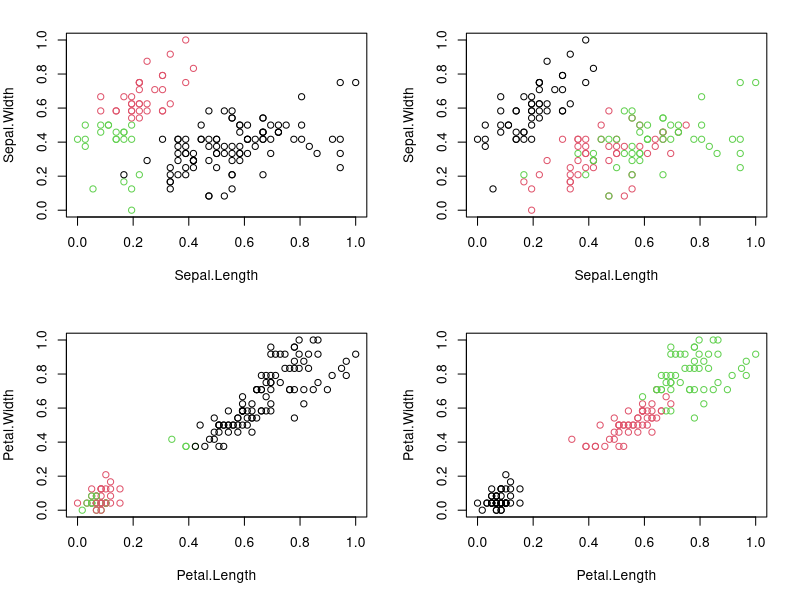

This figure's R source:
#K-Means Clustering

require("datasets")
data("iris") # load Iris Dataset
str(iris) #view structure of dataset

summary(iris) #view statistical summary of dataset

head(iris, 3) #view top  rows of dataset

#Preprocess the dataset
#Since clustering is a type of Unsupervised Learning, 
#we would not require Class Label(output) during execution of our algorithm. 
#We will, therefore, remove Class Attribute “Species” and store it in another variable. 
#We would then normalize the attributes between 0 and 1 using our own function.

iris.new<- iris[,c(1,2,3,4)]
iris.class<- iris[,"Species"]
head(iris.new, 3)

head(iris.class, 3)

normalize <- function(x){
  return ((x-min(x))/(max(x)-min(x)))
}

iris.new$Sepal.Length<- normalize(iris.new$Sepal.Length)
iris.new$Sepal.Width<- normalize(iris.new$Sepal.Width)
iris.new$Petal.Length<- normalize(iris.new$Petal.Length)
iris.new$Petal.Width<- normalize(iris.new$Petal.Width)
head(iris.new)

#Apply the K-means clustering algorithm
result<- kmeans(iris.new,3) #aplly k-means algorithm with no. of centroids(k)=3
result$size # gives no. of records in each cluster

result$centers # gives value of cluster center datapoint value(3 centers for k=3)

result$cluster #gives cluster vector showing the custer where each record falls

#Verify results of clustering
par(mfrow=c(2,2), mar=c(5,4,2,2))
plot(iris.new[c(1,2)], col=result$cluster)# Plot to see how Sepal.Length and Sepal.Width data points have been distributed in clusters
plot(iris.new[c(1,2)], col=iris.class)# Plot to see how Sepal.Length and Sepal.Width data points have been distributed originally as per "class" attribute in dataset
plot(iris.new[c(3,4)], col=result$cluster)# Plot to see how Petal.Length and Petal.Width data points have been distributed in clusters
plot(iris.new[c(3,4)], col=iris.class)

table(result$cluster,iris.class)

#Results of the table show that Cluster 1 corresponds to Virginica, 
#Cluster 2 corresponds to Versicolor 
#and Cluster 3 to Setosa.

#Total number of correctly classified instances are: 36 + 47 + 50= 133
#Total number of incorrectly classified instances are: 3 + 14= 17

#How did the model do?
#TASK: Accuracy = number of correctly classified/(total classified) = ?
#i.e our model has achieved ?% accuracy!

# Accuracy = 133/150 = 0.886667
# 88.6667% accuracy

# This is a decent accuracy. For such models we would generally look at things like precision and recall
# but in this case the dataset has balanced classes so accuracy works well too.



